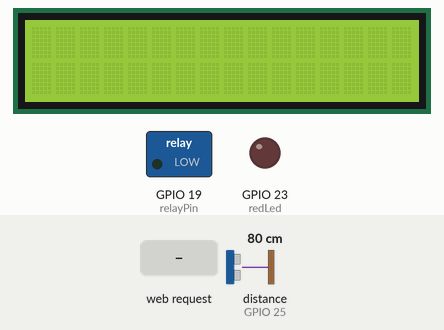
This sketch was run on a simulated ESP32. On the bench: 16×2 character LCD, switched loads named in the sketch (green lamp = pin HIGH), output pins drawn as LEDs (lit = HIGH). The test bench sets the inputs (shaded band); at power-on: distance to the obstacle (sensor on GPIO 25) 80 cm. The echo pulse lasts 58.3 µs per cm; WiFi joins after 1.5 s; servers stay silent unless stated; uploads are accepted with an empty reply; pins used as bus, display or sensor lines are not drawn; what the sketch prints to the serial monitor is not drawn.

Above: at 3.2 s.
3.3 s: HTTP request GET /getDistance received
At 4.1 s:
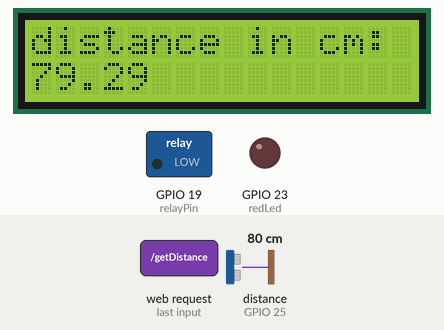
4.8 s: HTTP request GET /auto received
6.3 s: HTTP request GET /manual received
7.8 s: HTTP request GET /on received
At 9.0 s:
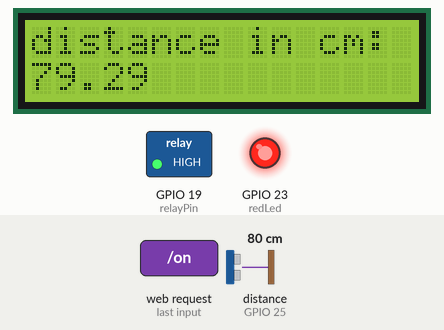
Timing chart, 0 to 10.3 s (numbered marks = the images above; inputs shaded):
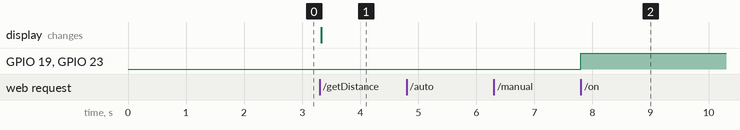

The sketch:

code_v3.ino
```cpp
#include <LiquidCrystal_I2C.h>
#define TRIG_PIN 26 // ESP32 pin GIOP23 connected to Ultrasonic Sensor's TRIG pin
#define ECHO_PIN 25 // ESP32 pin GIOP22 connected to Ultrasonic Sensor's ECHO pin
#include <WiFi.h>
#include <WebServer.h>
#include <HTTPClient.h>
#include "html.h"

float durationUs, distanceCm;

// set the LCD number of columns and rows
int lcdColumns = 16;
int lcdRows = 2;

int redLed = 23;
int relayPin = 19;

const int maxTankHeight = 100;

// Set automatic mode to true initially
boolean autoMode = true;

boolean motorLedOn = false;
boolean emptyTank = false;

const char* ssid = "Laye";
const char* password = "kppu3807";

WebServer server(80);

LiquidCrystal_I2C lcd(0x27, lcdColumns, lcdRows);

void setup() {
  lcd.init();
  lcd.backlight();
  Serial.begin (115200);

  pinMode(TRIG_PIN, OUTPUT);
  pinMode(ECHO_PIN, INPUT);
  pinMode(redLed, OUTPUT);
  pinMode(relayPin, OUTPUT);

  Serial.println("Connecting to ");
  Serial.println(ssid);

  WiFi.begin(ssid, password);

  while (WiFi.status() != WL_CONNECTED) {
    delay(1000);
    Serial.print(".");
  }
  Serial.println("");
  Serial.println("WiFi connected..!");
  Serial.print("Got IP: ");  Serial.println(WiFi.localIP());

  server.on("/", base);
  server.on("/getDistance", getDistance);
  server.on("/auto", changeToAuto);
  server.on("/manual", changeToManual);
  server.on("/on", turnMotorOn);
  server.on("/off", turnMotorOff);
  server.onNotFound(handleNotFound);

  server.begin();
  Serial.println("HTTP server started");
}

void loop() {
  server.handleClient();
}

void base(){
  server.send(200, "text/html", page);
}

void getDistance() {
  sendDistance();
}

float measureDistance() {
  digitalWrite(TRIG_PIN, HIGH);
  delayMicroseconds(10);
  digitalWrite(TRIG_PIN, LOW);

  durationUs = pulseIn(ECHO_PIN, HIGH);

  distanceCm = 0.017 * durationUs;
  displayDistance(distanceCm);

  if(autoMode == false){

  }
  else{
    updatePump(distanceCm);
  }
  return distanceCm;
}

void displayDistance(float distance) {
  lcd.setCursor(0, 0);
  lcd.print("distance in cm:");

  lcd.setCursor(0, 1);
  lcd.print(distance);
}

void sendDistance() {
  float distance = measureDistance();
  delay(1000);
   postToDb(distance);
  server.send(200, "text/plain", String(int(distance)));
}

void updatePump(float distance) {
  if(distance <= 15 && !emptyTank){
    emptyTank = true;
  }
  if(distance >= maxTankHeight && emptyTank) {
    emptyTank = false;
  }
  if(autoMode && emptyTank && distance < maxTankHeight){
    digitalWrite(redLed, HIGH);
    digitalWrite(relayPin, HIGH);
  } else {
    digitalWrite(redLed, LOW);
    digitalWrite(relayPin, LOW);
  }
}

String serverName = "http://192.168.118.167:8080/new-reading";

void postToDb(float distance){
  if(WiFi.status()== WL_CONNECTED){
      WiFiClient client;
      HTTPClient http;


      // Your Domain name with URL path or IP address with path
      http.begin(client, serverName);

      http.addHeader("Content-Type", "application/json");
      String json = "{\"ownerName\":\"Isaac_and_Daniel\",\"waterLevel\":\" ";
      json += String(int(distance));
      json += "\"}";
      int httpResponseCode = http.POST(json);

      Serial.print("HTTP Response code: ");
      Serial.println(httpResponseCode);

      // Free resources
      http.end();
    }
}

void handleNotFound() {
  server.send(404, "text/plain", "Not found");
}

void turnMotorOn() {
  Serial.println("on");
  // take out redLED (only for debugging purposes only)
  if(!autoMode){
    digitalWrite(redLed, HIGH);
    digitalWrite(relayPin, HIGH);
    server.send(200, "text/plain", "Motor on");
  }
}

void turnMotorOff() {
  Serial.println("off");
  // take out redLED (only for debugging purposes only)
  if(!autoMode) {
    digitalWrite(redLed, LOW);
    digitalWrite(relayPin, LOW);
    server.send(200, "text/plain", "Motor off");
  }
}

void changeToManual() {
  Serial.println("manual");
  autoMode = false;
  server.send(200, "text/plain", "Manual mode");
}

void changeToAuto() {
  Serial.println("auto");
  autoMode = true;
  server.send(200, "text/plain", "Automatic mode");
}
```

html.h
```cpp
char page[] PROGMEM = R"(
<!DOCTYPE html>
<html lang='en'>
<head>
    <meta charset='UTF-8'>
    <meta http-equiv='X-UA-Compatible' content='IE=edge'>
    <meta name='viewport' content='width=device-width, initial-scale=1.0'>
    <title>Midsem project</title>
    <style>
        html
        {
            font-family: Helvetica;
            display: inline-block;
            margin: 0px auto;
            text-align: center;
        }
        body
        {
            margin-top: 50px;
        }
        h1
        {
            color: #444444;
            margin: 50px auto 30px;
        }
        p
        {
            font-size: 24px;
            color: #444444;
            margin-bottom: 10px;
        }

        .toggle {
            --width: 90px;
            --height: calc(var(--width) / 3);

            position: relative;
            display: inline-block;
            width: var(--width);
            height: var(--height);
            border-radius: calc(var(--height/3));
            cursor: pointer;
        }

        .toggle input {
            display: none;
        }

        .toggle .slider {
            position: absolute;
            top: 0;
            left: 0;
            width: 100%;
            height: 100%;
            border-radius: calc(var(--height)/3);
            background-color: #ccc;
            transition: all 0.4s ease-in-out;
        }

        .toggle .slider::before {
            content: '';
            position: absolute;
            top: 0;
            left: 0;
            width: calc(var(--height));
            height: calc(var(--height));
            border-radius: calc(var(--height) / 3);
            background-color: #fff;
            box-shadow: 0px 1px 3px rgba(0, 0, 0, 0.3);
            transition: all 0.4s ease-in-out;
        }

        .toggle input:checked+.slider {
            background-color: #2196F3;
        }

        .toggle input:checked+.slider::before {
            transform: translateX(calc(var(--width) - var(--height)));
        }

        .toggle .labels {
            position: absolute;
            top: 6px;
            left: 0px;
            width: 100%;
            height: 100%;
            font-size: 16px;
            font-family: Helvetica;
            transition: all 0.4s ease-in-out;
        }

        .toggle .labels::after {
            content: attr(data-off);
            position: absolute;
            right: 5px;
            color: #4d4d4d;
            opacity: 1;
            transition: all 0.4s ease-in-out;
        }

        .toggle .labels::before {
            content: attr(data-on);
            position: absolute;
            left: 5px;
            color: #ffffff;
            opacity: 0;
            transition: all 0.4s ease-in-out;
        }

        .toggle input:checked~.labels::after {
            opacity: 0;
        }

        .toggle input:checked~.labels::before {
            opacity: 1;
        }
        .switch {
            display: flex;
            align-items: center;
            justify-content: center;
            margin-top: 1rem;
        }
                .btn {
            padding: 1rem;
            background-color: #2196F3;
            color: white;
            border-radius: 5px;
            outline: none;
            margin-right: 1rem;
            border-color: #2196F3;
        }

        .btn-red {
            background-color: #f32121;
            border-color:#f32121;
        }
        #buttons {
            visibility: hidden;
        }
    </style>
    <script>
        var automatic = true;
        setInterval(loadDoc,2000);
        function loadDoc() {
            var xhttp = new XMLHttpRequest();
            xhttp.open('GET', '/getDistance', true);
            xhttp.onreadystatechange = function() {
            if (this.readyState == 4 && this.status == 200) {
                    document.getElementById('waterValue').innerHTML = this.responseText;
                };
            };
            xhttp.send();
        }

        function changeOperationState(mode) {
            var xhttp = new XMLHttpRequest();
            xhttp.open('GET', '/'+mode, true);
            xhttp.onreadystatechange = function() {
                if (this.readyState == 4 && this.status == 200) {
                    // do nothing
                    // document.getElementById(webpage).innerHTML = this.responseText};
                };
            };
            xhttp.send();
        }

        function turnMotorOn() {
            var xhttp = new XMLHttpRequest();
            xhttp.open('GET', '/on', true);
            xhttp.onreadystatechange = function() {
                if (this.readyState == 4 && this.status == 200) {
                    // do nothing
                    // document.getElementById(webpage).innerHTML = this.responseText};
                };
            };
            xhttp.send();
        }

        function turnMotorOff() {
            var xhttp = new XMLHttpRequest();
            xhttp.open('GET', '/off', true);
            xhttp.onreadystatechange = function() {
                if (this.readyState == 4 && this.status == 200) {
                    // do nothing
                    // document.getElementById(webpage).innerHTML = this.responseText};
                }
            }
            xhttp.send();
        }

        function toggleState() {
            automatic = !automatic;
            mode = automatic ? 'auto' : 'manual';
            changeOperationState(mode);
            document.getElementById('buttons').style.visibility = automatic ? "hidden" : "visible";
        }
    </script>
</head>
<body>
    <div id='webpage'>
        <h1>MIDSEM project - Daniel and Isaac</h1>
        <p>Water level: <span id='waterValue'></span></p>
    </div>

    <div class='switch'>
        <span>Motor control: &emsp;</span>
        <label class='toggle'>
            <input onclick='toggleState()' type='checkbox'>
            <span class='slider'></span>
            <span class='labels' data-on='Manual' data-off='Auto'></span>
        </label>
    </div>
    <div id='buttons' class='switch'>
        <button onclick='turnMotorOn()' class='btn'>Turn motor on</button>
        <button onclick='turnMotorOff()' class='btn btn-red'>Turn motor off</button>
    </div>
</body>
</html>
)";
```

Measured:
- after the input at 3.3 s, the display: changes at once (image 1)
- after the input at 4.8 s, every drawn part: stays the same
- after the input at 6.3 s, every drawn part: stays the same
- after the input at 7.8 s, GPIO 19 (relayPin), GPIO 23 (redLed): LOW → HIGH at once
